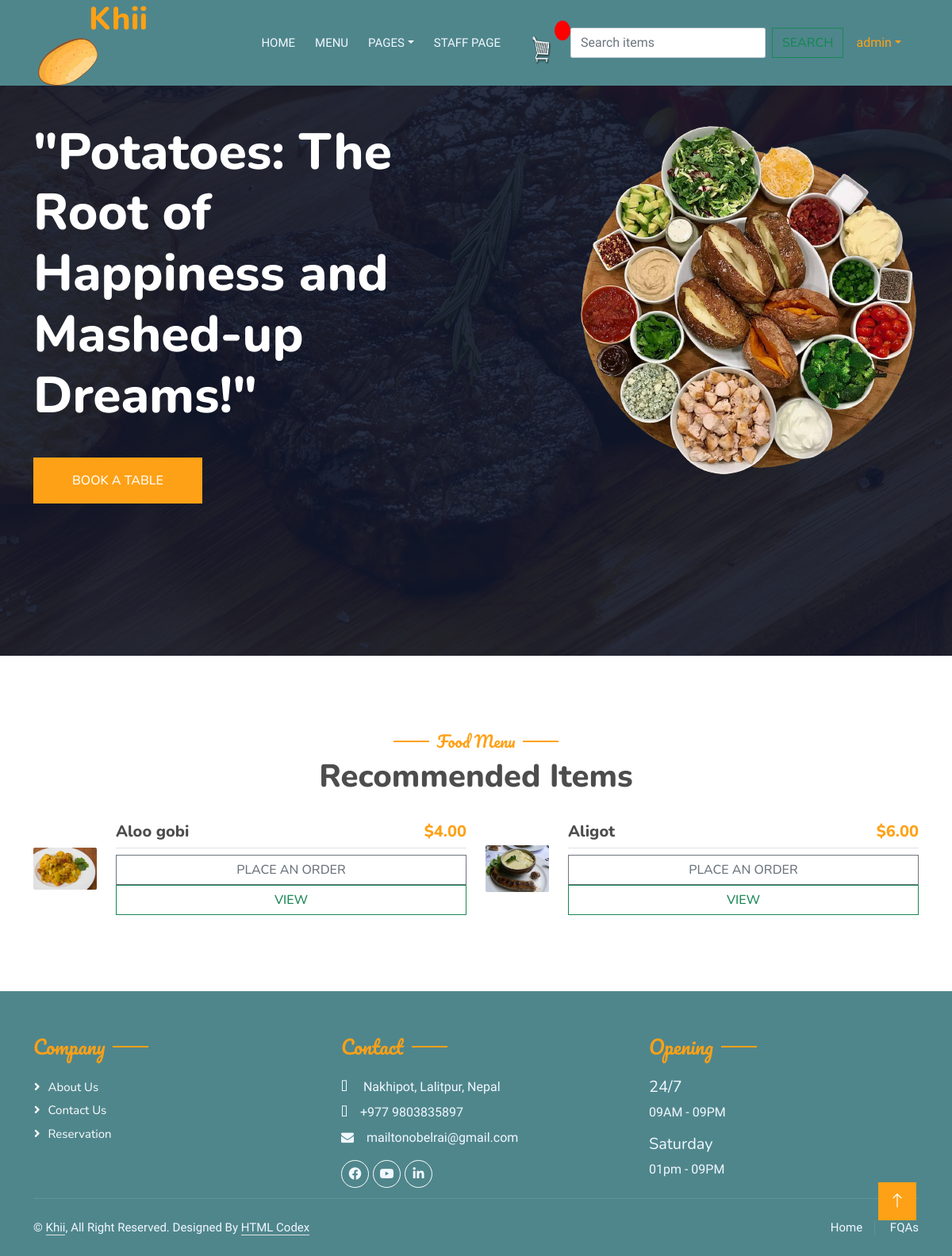
The page /recommend_items/ (signed in) on the database its author committed.
### home/models.py (models this page shows, shortened)
class Items(models.Model):
    name = models.CharField(max_length=20)
    price = models.IntegerField()
    image = models.ImageField(null=True, blank=True, upload_to="images/")
    digital = models.BooleanField(default=False)
    date_added = models.DateTimeField(auto_now_add=True, null=True)

### home/views.py (the view)
# urls.py: path("recommend_items/", recommend_items, name="recommend_items"),
def recommend_items(request):
    recommendations = user_based_collaborative_filtering(request.user)
    context = {"recommendations": recommendations}
    return render(request, 'recommend_items.html', context)

### home/utils.py (called while the page is built)
def user_based_collaborative_filtering(user):
    user_ratings = ReviewRating.objects.filter(user=user)
    similar_users = ReviewRating.objects.exclude(user=user).filter(
        item__in=user_ratings.values('item'),
        rating__gte=user_ratings.aggregate(Avg('rating'))['rating__avg']
    ).values('user').distinct()
    recommended_items = Items.objects.filter(
        ratings__user__in=similar_users
    ).exclude(ratings__user=user).distinct()
    return recommended_items

### template/recommend_items.html
{% extends 'base.html' %}
{% block myblock %}
{% load static %}
     <div class="container-xxl py-5">
        <div class="container">
            <div class="text-center wow fadeInUp" data-wow-delay="0.1s">
                <h5 class="section-title ff-secondary text-center text-primary fw-normal">Food Menu</h5>
                <h1 class="mb-5">Recommended Items</h1>
            </div>
            <div class="tab-class text-center wow fadeInUp" data-wow-delay="0.1s">
                <div class="tab-content">
                    <div id="tab-1" class="tab-pane fade show p-0 active">
                        <div class="row g-4">
                            {% for item in recommendations %}
                            <div class="col-lg-6">
                                <div class="d-flex align-items-center">
                                    {% if item.image %}
                                    <img class="flex-shrink-0 img-fluid rounded" src="{{ item.image.url }}" alt="" style="width: 80px;">
                                    {% endif %}
                                    <div class="w-100 d-flex flex-column text-start ps-4">
                                        <h5 class="d-flex justify-content-between border-bottom pb-2">
                                            <span>{{ item.name }}</span>
                                            <span class="text-primary">${{ item.price|floatformat:2 }}</span>
                                        </h5>
                                          <button data-product="{{ item.id }}"
                                                data-action = "add"
                                                  class="btn btn-outline-secondary add-btn update-cart">Place an order</button>
                                                <a class="btn btn-outline-success" href="#">View</a>
                                    </div>
                                </div>
                            </div>
                            {% endfor %}
                        </div>
                    </div>
                </div>
            </div>
        </div>
    </div>
{% endblock %}

### template/base.html (shortened to what this page needs)
<!DOCTYPE html>
{% load static %}
<html lang="en">
<head>
    <link rel="stylesheet" href="https://cdn.jsdelivr.net/npm/bootstrap-icons@1.10.5/font/bootstrap-icons.css">
    <link href="https://cdnjs.cloudflare.com/ajax/libs/font-awesome/5.10.0/css/all.min.css" rel="stylesheet">
    <link href="{% static 'lib/animate/animate.min.css' %}" rel="stylesheet">
    <link href="{% static 'lib/owlcarousel/assets/owl.carousel.min.css' %}" rel="stylesheet">
    <link href="{% static 'lib/tempusdominus/css/tempusdominus-bootstrap-4.min.css' %}" rel="stylesheet" />
    <link href="{% static 'css/bootstrap.min.css' %}" type="text/css" rel="stylesheet">
    <link href="{% static 'css/style.css' %}" type="text/css" rel="stylesheet">
        <link href="{% static 'css/main.css' %}" type="text/css" rel="stylesheet">
        <link href="{% static 'css/custom.css' %}" type="text/css" rel="stylesheet">
        <link rel="stylesheet" href="https://cdnjs.cloudflare.com/ajax/libs/font-awesome/4.7.0/css/font-awesome.min.css">
</head>
<body>
    <div class="container-xxl bg-white p-0">
        <div class="container-xxl position-relative p-0">
            <nav class="navbar navbar-expand-lg navbar-dark bg-dark px-4 px-lg-5 py-3 py-lg-0">
                <a href="" class="navbar-brand p-0">
                    <h1 class="text-primary m-0"><i class="fa fa-utensils me-4"></i>Khii</h1>
                     <img src="{% static 'img/p2.png' %}" alt="Logo">
                </a>
                <div class="collapse navbar-collapse" id="navbarCollapse">
                    <div class="navbar-nav ms-auto py-0 pe-4">
                        <a href="{% url 'index' %}" class="nav-item nav-link">Home</a>
                        <a href="{% url 'menu' %}" class="nav-item nav-link">Menu</a>
                        <div class="nav-item dropdown">
                            <a href="#" class="nav-link dropdown-toggle" data-bs-toggle="dropdown">Pages</a>
                        </div>
                        <a href="{% url 'staff_page' %}" class="nav-item nav-link">Staff Page</a>
                    </div>
                    <a href="{% url 'cart' %}">
                    <img src="{% static 'img/cart.png' %}" id="cart-icon"width="40" height="40">
                    <p id="cart-total">{{ cart_items }}</p>
                    </a>
                    <form class="d-flex" role="search">
                        <input class="form-control me-2" name="q" type="search" placeholder="Search items" aria-label="Search">
                        <button class="btn btn-outline-success" type="submit">Search</button>
                      </form>
                        <div class="nav-item dropdown">
                            <a href="#" class="nav-link dropdown-toggle" data-bs-toggle="dropdown">{{ request.user }}</a>
                        </div>
                </div>
            </nav>
            <div class="container-xxl py-5 bg-dark hero-header mb-5">
                <div class="container my-5 py-5">
                    <div class="row align-items-center g-5">
                        <div class="col-lg-6 text-center text-lg-start">
                            <h1 class="display-3 text-white animated slideInLeft">"Potatoes: The Root of Happiness and Mashed-up Dreams!"</h1>
                            <p class="text-white animated slideInLeft mb-4 pb-2"> </p>
                            <a href="{% url 'booking' %}" class="btn btn-primary py-sm-3 px-sm-5 me-3 animated slideInLeft">Book A Table</a>
                        </div>
                        <div class="col-lg-6 text-center text-lg-end overflow-hidden">
                            <img class="img-fluid" src="{% static 'img/rp.png' %}" alt="">
                        </div>
                    </div>
                </div>
            </div>
        </div>
{% block myblock %}
{% endblock %}
        <div class="container-fluid bg-dark text-light footer pt-5 mt-5 wow fadeIn" data-wow-delay="0.1s">
            <div class="container py-2">
                <div class="row g-5">
                    <div class=" col-md-4">
                        <h4 class="section-title ff-secondary text-start text-primary fw-normal mb-4">Company</h4>
                        <a class="btn btn-link" href="{% url 'about' %}">About Us</a>
                        <a class="btn btn-link" href="{% url 'contact' %}">Contact Us</a>
                        <a class="btn btn-link" href="{% url 'booking' %}">Reservation</a>
                    </div>
                    <div class=" col-md-4">
                        <h4 class="section-title ff-secondary text-start text-primary fw-normal mb-4">Contact</h4>
                        <p class="mb-2"><i class="fa fa-map-marker-alt me-3"></i> Nakhipot, Lalitpur, Nepal</p>
                        <p class="mb-2"><i class="fa fa-phone-alt me-3"></i>+977 9803835897</p>
                        <p class="mb-2"><i class="fa fa-envelope me-3"></i>mailtonobelrai@gmail.com</p>
                        <div class="d-flex pt-2">
                            <a class="btn btn-outline-light btn-social" href=""><i class="fab fa-facebook-f"></i></a>
                            <a class="btn btn-outline-light btn-social" href=""><i class="fab fa-youtube"></i></a>
                            <a class="btn btn-outline-light btn-social" href=""><i class="fab fa-linkedin-in"></i></a>
                        </div>
                    </div>
                    <div class="col-md-4">
                        <h4 class="section-title ff-secondary text-start text-primary fw-normal mb-4">Opening</h4>
                        <h5 class="text-light fw-normal">24/7</h5>
                        <p>09AM - 09PM</p>
                        <h5 class="text-light fw-normal">Saturday</h5>
                        <p>01pm - 09PM</p>
                    </div>
                </div>
            </div>
            <div class="container">
                <div class="copyright">
                    <div class="row">
                        <div class="col-md-6 text-center text-md-start mb-3 mb-md-0">
                            &copy; <a class="border-bottom" href="#">Khii</a>, All Right Reserved.
							Designed By <a class="border-bottom" href="https://htmlcodex.com">HTML Codex</a>
                        </div>
                        <div class="col-md-6 text-center text-md-end">
                            <div class="footer-menu">
                                <a href="{% url 'index' %}">Home</a>
                                <a href="{% url 'contact' %}">FQAs</a>
                            </div>
                        </div>
                    </div>
                </div>
            </div>
        </div>
        <a href="#" class="btn btn-lg btn-primary btn-lg-square back-to-top"><i class="bi bi-arrow-up"></i></a>
    </div>
</body>
</html>

### static/css/style.css (style rules this page uses)
:root { --primary: #FEA116; --light: #F1F8FF; --dark: #0F172B; }
.ff-secondary { font-family: 'Pacifico', cursive; }
.back-to-top { position: fixed; display: none; right: 45px; bottom: 45px; z-index: 99; }
.btn { font-family: 'Nunito', sans-serif; font-weight: 500; text-transform: uppercase; transition: .5s; }
.btn.btn-primary, .btn.btn-secondary { color: #FFFFFF; }
.btn-lg-square { width: 48px; height: 48px; }
.btn-square, .btn-sm-square, .btn-lg-square { padding: 0; display: flex; align-items: center; justify-content: center; font-weight: normal; border-radius: 2px; }
.navbar-dark .navbar-nav .nav-link { position: relative; margin-left: 25px; padding: 35px 0; font-size: 15px; color: var(--light) !important; text-transform: uppercase; font-weight: 500; outline: none; transition: .5s; }
.navbar-dark .navbar-brand img { max-height: 60px; transition: .5s; }
@media (min-width: 992px) { .navbar-dark { position: absolute; width: 100%; top: 0; left: 0; z-index: 999; background: transparent !important; } }
.hero-header { background: linear-gradient(rgba(15, 23, 43, .9), rgba(15, 23, 43, .9)), url(../img/bg-hero.jpg); background-position: center center; background-repeat: no-repeat; background-size: cover; }
.hero-header img { animation: imgRotate 50s linear infinite; }
.section-title { position: relative; display: inline-block; }
.section-title::before { position: absolute; content: ""; width: 45px; height: 2px; top: 50%; left: -55px; margin-top: -1px; background: var(--primary); }
.section-title::after { position: absolute; content: ""; width: 45px; height: 2px; top: 50%; right: -55px; margin-top: -1px; background: var(--primary); }
.section-title.text-start::before, .section-title.text-end::after { display: none; }
.footer .btn.btn-social { margin-right: 5px; width: 35px; height: 35px; display: flex; align-items: center; justify-content: center; color: var(--light); border: 1px solid #FFFFFF; border-radius: 35px; transition: .3s; }
.footer .btn.btn-link { display: block; margin-bottom: 5px; padding: 0; text-align: left; color: #FFFFFF; font-size: 15px; font-weight: normal; text-transform: capitalize; transition: .3s; }
.footer .btn.btn-link::before { position: relative; content: "\f105"; font-family: "Font Awesome 5 Free"; font-weight: 900; margin-right: 10px; }
.footer .copyright { padding: 25px 0; font-size: 15px; border-top: 1px solid rgba(256, 256, 256, .1); }
.footer .copyright a { color: var(--light); }
.footer .footer-menu a { margin-right: 15px; padding-right: 15px; border-right: 1px solid rgba(255, 255, 255, .1); }
.footer .footer-menu a:last-child { margin-right: 0; padding-right: 0; border-right: none; }

### static/css/main.css (style rules this page uses)
body { background-color: hsl(0, 0%, 98%); }
h1,h2,h3,h4,h5,h6 { color:hsl(0, 0%, 30%); }
.bg-dark { background-color: #4f868c!important; }
#cart-icon { width:25px; display: inline-block; margin-left: 15px; }
#cart-total { display: inline-block; text-align: center; color:#fff; background-color: red; width: 20px; height: 25px; border-radius: 50%; font-size: 14px; }
.col-lg-4, .col-lg-6, .col-lg-8, .col-lg-12 { margin-top: 10px; }
.btn { border-radius: 0; }

### rows shown on the page
Items: image (picture), name "Aloo gobi", price "4.00"
Items: image (picture), name "Aligot", price "6.00"

### other values the page prints
{{ request.user }} "admin"
